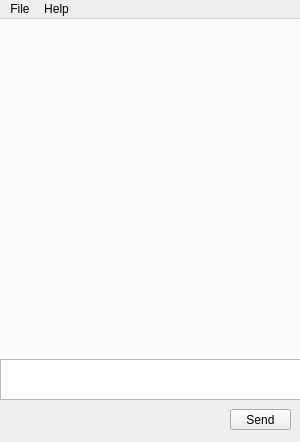
<?xml version="1.0" encoding="UTF-8"?>
<ui version="4.0">
 <class>MainWindow</class>
 <widget class="QMainWindow" name="MainWindow">
  <property name="geometry">
   <rect>
    <x>0</x>
    <y>0</y>
    <width>300</width>
    <height>442</height>
   </rect>
  </property>
  <property name="minimumSize">
   <size>
    <width>300</width>
    <height>442</height>
   </size>
  </property>
  <property name="maximumSize">
   <size>
    <width>300</width>
    <height>442</height>
   </size>
  </property>
  <property name="windowTitle">
   <string>Los Ostrich</string>
  </property>
  <widget class="QWidget" name="centralWidget">
   <property name="minimumSize">
    <size>
     <width>300</width>
     <height>417</height>
    </size>
   </property>
   <property name="maximumSize">
    <size>
     <width>300</width>
     <height>417</height>
    </size>
   </property>
   <widget class="QPushButton" name="sendButton">
    <property name="geometry">
     <rect>
      <x>230</x>
      <y>390</y>
      <width>61</width>
      <height>21</height>
     </rect>
    </property>
    <property name="text">
     <string>Send</string>
    </property>
   </widget>
   <widget class="QPlainTextEdit" name="chatScreen">
    <property name="geometry">
     <rect>
      <x>0</x>
      <y>0</y>
      <width>301</width>
      <height>341</height>
     </rect>
    </property>
    <property name="cursor" stdset="0">
     <cursorShape>IBeamCursor</cursorShape>
    </property>
    <property name="styleSheet">
     <string notr="true">background-color: rgba(255,255,255,75%);
font-size: 10pt;
color: black;</string>
    </property>
    <property name="frameShape">
     <enum>QFrame::NoFrame</enum>
    </property>
    <property name="readOnly">
     <bool>true</bool>
    </property>
    <property name="plainText">
     <string/>
    </property>
   </widget>
   <widget class="QPlainTextEdit" name="typeScreen">
    <property name="geometry">
     <rect>
      <x>0</x>
      <y>340</y>
      <width>301</width>
      <height>41</height>
     </rect>
    </property>
    <property name="cursor" stdset="0">
     <cursorShape>IBeamCursor</cursorShape>
    </property>
    <property name="styleSheet">
     <string notr="true">font-size: 10pt;</string>
    </property>
   </widget>
   <widget class="QWidget" name="widget" native="true">
    <property name="geometry">
     <rect>
      <x>-1</x>
      <y>-1</y>
      <width>301</width>
      <height>341</height>
     </rect>
    </property>
    <property name="styleSheet">
     <string notr="true">background: url(./ostrich.gif);</string>
    </property>
   </widget>
   <zorder>widget</zorder>
   <zorder>sendButton</zorder>
   <zorder>chatScreen</zorder>
   <zorder>typeScreen</zorder>
  </widget>
  <widget class="QMenuBar" name="menuBar">
   <property name="geometry">
    <rect>
     <x>0</x>
     <y>0</y>
     <width>300</width>
     <height>25</height>
    </rect>
   </property>
   <widget class="QMenu" name="menuFile">
    <property name="title">
     <string>File</string>
    </property>
    <addaction name="actionConnect"/>
    <addaction name="actionDisconnect"/>
    <addaction name="separator"/>
    <addaction name="actionExit"/>
   </widget>
   <widget class="QMenu" name="menuHelp">
    <property name="title">
     <string>Help</string>
    </property>
    <addaction name="actionAbout"/>
    <addaction name="actionManual"/>
   </widget>
   <addaction name="menuFile"/>
   <addaction name="menuHelp"/>
  </widget>
  <action name="actionConnect">
   <property name="text">
    <string>Connect</string>
   </property>
   <property name="shortcut">
    <string>Ctrl+C</string>
   </property>
  </action>
  <action name="actionDisconnect">
   <property name="text">
    <string>Disconnect</string>
   </property>
   <property name="shortcut">
    <string>Ctrl+D</string>
   </property>
  </action>
  <action name="actionExit">
   <property name="text">
    <string>Exit</string>
   </property>
  </action>
  <action name="actionAbout">
   <property name="text">
    <string>About</string>
   </property>
  </action>
  <action name="actionManual">
   <property name="text">
    <string>Manual</string>
   </property>
   <property name="shortcut">
    <string>F1</string>
   </property>
  </action>
 </widget>
 <layoutdefault spacing="6" margin="11"/>
 <resources/>
 <connections/>
</ui>
